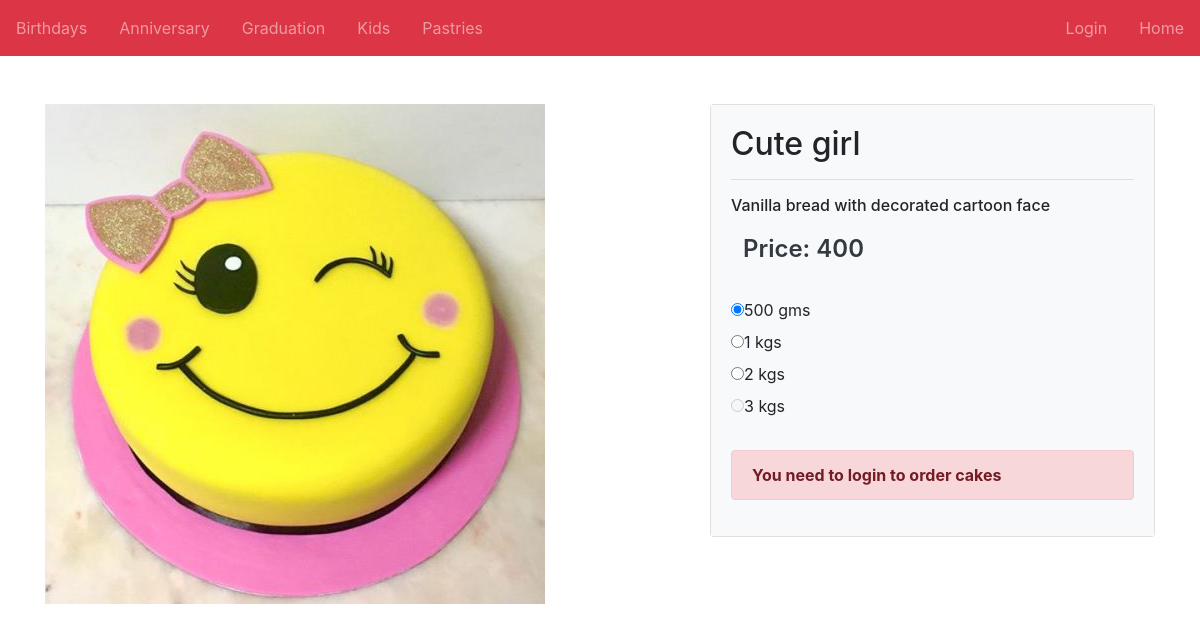
The page /kids/kiddetail/29 on the database its author committed.
### homepage/models.py (models this page shows)
class Cakeitem(models.Model):
    user=ForeignKey(User, on_delete=models.CASCADE)
    brand=models.CharField(max_length=20,default="None")
    name=models.CharField(max_length=30, default="None")
    category=models.CharField(max_length=10)
    cimg=models.ImageField(null=True,blank=True,upload_to='images/')
    price500=models.IntegerField(null=True,blank=True)
    price1=models.IntegerField(null=True,blank=True,default=None)
    price2=models.IntegerField(null=True,blank=True,default=None)
    price3=models.IntegerField(null=True,blank=True,default=None)
    des=models.CharField(max_length=100,default="None")

### kids/views.py (the view)
# urls.py: path('kiddetail/<pid>', views.KiddetView.as_view(), name="kiddetail"),
class KiddetView(View):
    def get(self, request, pid):
        bprod=Cakeitem.objects.get(id=pid)
        return render(request,'kidsdet.html',{'bprod': bprod})

### templates/kidsdet.html (shortened to what this page needs)
<!DOCTYPE html>
{% load static %}
<html lang="en">
<head>
  <link rel="stylesheet" href="{% static 'css/homepage.css' %}" />
  <link rel="stylesheet" href="https://maxcdn.bootstrapcdn.com/bootstrap/4.5.2/css/bootstrap.min.css">
</head>
<body>
    <nav class="navbar navbar-expand-md bg-danger navbar-dark p-0">
        <div class="collapse navbar-collapse" id="collapsibleNavbar2">
          <ul class="navbar-nav">
            <li class="nav-item  p-2">
              <a class="nav-link" href="/birthdays">Birthdays</a>
            </li>
            <li class="nav-item p-2">
              <a class="nav-link" href="/anniversary">Anniversary</a>
            </li>
            <li class="nav-item p-2">
              <a class="nav-link" href="/graduation">Graduation</a>
            </li>
            <li class="nav-item p-2">
              <a class="nav-link" href="/kids">Kids</a>
            </li>
            <li class="nav-item p-2">
              <a class="nav-link" href="/pastries">Pastries</a>
            </li>
          </ul>
          <ul class="navbar-nav ml-auto">
            {% if request.user.is_authenticated %}
            <li class="nav-item active p-2">
              <a class="nav-link" href="#">Welcome {{request.user}}</a>
            </li>
            <li class="nav-item p-2">
              <a class="nav-link" href="/cart">Cart</a>
            </li>
            <li class="nav-item p-2">
              <a class="nav-link" href="{% url 'logout' %}">Logout</a>
            </li>
            {% else %}
            <li class="nav-item p-2">
              <a class="nav-link" href="/custlogin">Login</a>
            </li>
            {% endif %}
            <li class="nav-item p-2">
              <a class="nav-link" href="/">Home</a>
            </li>
          </ul>
        </div>
    </nav>
    <br><br>
    <div class="container">
        <div class="row">
            <div class="col-sm-7 mb-2">
                <img src="{{bprod.cimg.url}}" alt="bimg" class="img-fluid">
            </div>
            <div class="col-sm-5">
            <div class="card">
                <div class="card-body bg-light">
                <h2>{{bprod.name}}</h2>
                <hr>
                <h6>{{bprod.des}}</h6>
                {% if bprod.price500 != None %}
                <input type="text" id="price" style="display: inline; border:none; font-weight: 600; font-size: 24px;" value="Price: {{bprod.price500}}" class="bg-light text-dark form-control" readonly>
                {% elif bprod.price1 != None %}
                <input type="text" id="price" style="display: inline; border:none; font-weight: 600; font-size: 24px;" value="Price: {{bprod.price1}}" class="bg-light text-dark form-control" readonly>
                {% elif bprod.price2 != None %}
                <input type="text" id="price" style="display: inline; border:none; font-weight: 600; font-size: 24px;" value="Price: {{bprod.price2}}" class="bg-light text-dark form-control" readonly>
                {% elif bprod.price3 != None %}
                <input type="text" id="price" style="display: inline; border:none; font-weight: 600; font-size: 24px;" value="Price: {{bprod.price3}}" class="bg-light text-dark form-control" readonly>
                {% endif %}
                <br><br>
                    {% if bprod.price500 == None %}
                        <div class="radio">
                            <label><input type="radio" name="optradio" id="radio1" disabled>500 gms</label>
                        </div>
                    {% else %}
                        <div class="radio">
                            <label><input type="radio" name="optradio" id="radio1" checked>500 gms</label>
                        </div>
                    {% endif %}
                    {% if bprod.price1 == None %}
                        <div class="radio">
                            <label><input type="radio" name="optradio" id="radio2" disabled>1 kgs</label>
                        </div>
                    {% elif bprod.price500 == None and bprod.price1 != None  %}
                        <div class="radio">
                            <label><input type="radio" name="optradio" id="radio2" checked>1 kgs</label>
                        </div>
                    {% else %}
                        <div class="radio">
                            <label><input type="radio" name="optradio" id="radio2" >1 kgs</label>
                        </div>
                    {% endif %}
                    {% if bprod.price2 == None %}
                        <div class="radio">
                            <label><input type="radio" name="optradio" id="radio3" disabled>2 kgs</label>
                        </div>
                    {% elif bprod.price500 == None and bprod.price1 == None and bprod.price2 != None %}
                        <div class="radio">
                            <label><input type="radio" name="optradio" id="radio3" checked>2 kgs</label>
                        </div>
                    {% else %}
                        <div class="radio">
                            <label><input type="radio" name="optradio" id="radio3" >2 kgs</label>
                        </div>
                    {% endif %}
                    {% if bprod.price3 == None %}
                        <div class="radio">
                            <label><input type="radio" name="optradio" id="radio4" disabled>3 kgs</label>
                        </div>
                    {% elif bprod.price500 == None and bprod.price1 == None and bprod.price2 == None and bprod.price3 != None %}
                        <div class="radio">
                            <label><input type="radio" name="optradio" id="radio4" checked>3 kgs</label>
                        </div>
                    {% else %}
                        <div class="radio">
                            <label><input type="radio" name="optradio" id="radio4" >3 kgs</label>
                        </div>
                    {% endif %}
                <br>
                {% if request.user.is_authenticated %}
                <form action="/cart/addcart" class="d-inline">
                  <input type="hidden" value="{{bprod.id}}" name="prod_id" id="prod_id">
                    {% if bprod.price500 != None %}
                        <input type="hidden" value="500" name="kg" id="kg">
                    {% elif bprod.price500 == None and bprod.price1 != None %}
                        <input type="hidden" value="1" name="kg" id="kg">
                    {% elif bprod.price500 == None and bprod.price1 == None and bprod.price2 != None %}
                        <input type="hidden" value="2" name="kg" id="kg">
                    {% elif bprod.price500 == None and bprod.price1 == None and bprod.price2 == None and bprod.price3 != None %}
                        <input type="hidden" value="3" name="kg" id="kg">
                    {% endif %}
                    <button class="btn btn-danger" type="submit" style="display: inline;">Add to cart</button>
                </form>
                <form action="/payment/paymentin" class="d-inline">
                    <input type="hidden" value="{{bprod.id}}" name="prod_id" id="prod_id">
                    {% if bprod.price500 != None %}
                        <input type="hidden" value="500" name="kg" id="kg2">
                    {% elif bprod.price500 == None and bprod.price1 != None %}
                        <input type="hidden" value="1" name="kg" id="kg2">
                    {% elif bprod.price500 == None and bprod.price1 == None and bprod.price2 != None %}
                        <input type="hidden" value="2" name="kg" id="kg2">
                    {% elif bprod.price500 == None and bprod.price1 == None and bprod.price2 == None and bprod.price3 != None %}
                        <input type="hidden" value="3" name="kg" id="kg2">
                    {% endif %}
                    <input class="btn btn-danger" type="submit" value="Order Now" style="display: inline;">
                </form>
                {% else %}
                <div class="alert alert-danger">
                    <strong>You need to login to order cakes</strong>
                </div>
                {% endif %}
                </div>
            </div>
            </div>
        </div>
    </div>
</body>
</html>

### rows shown on the page
Cakeitem: cimg (picture), name "Cute girl", des "Vanilla bread with decorated cartoon face", price500 "Price: 400"
